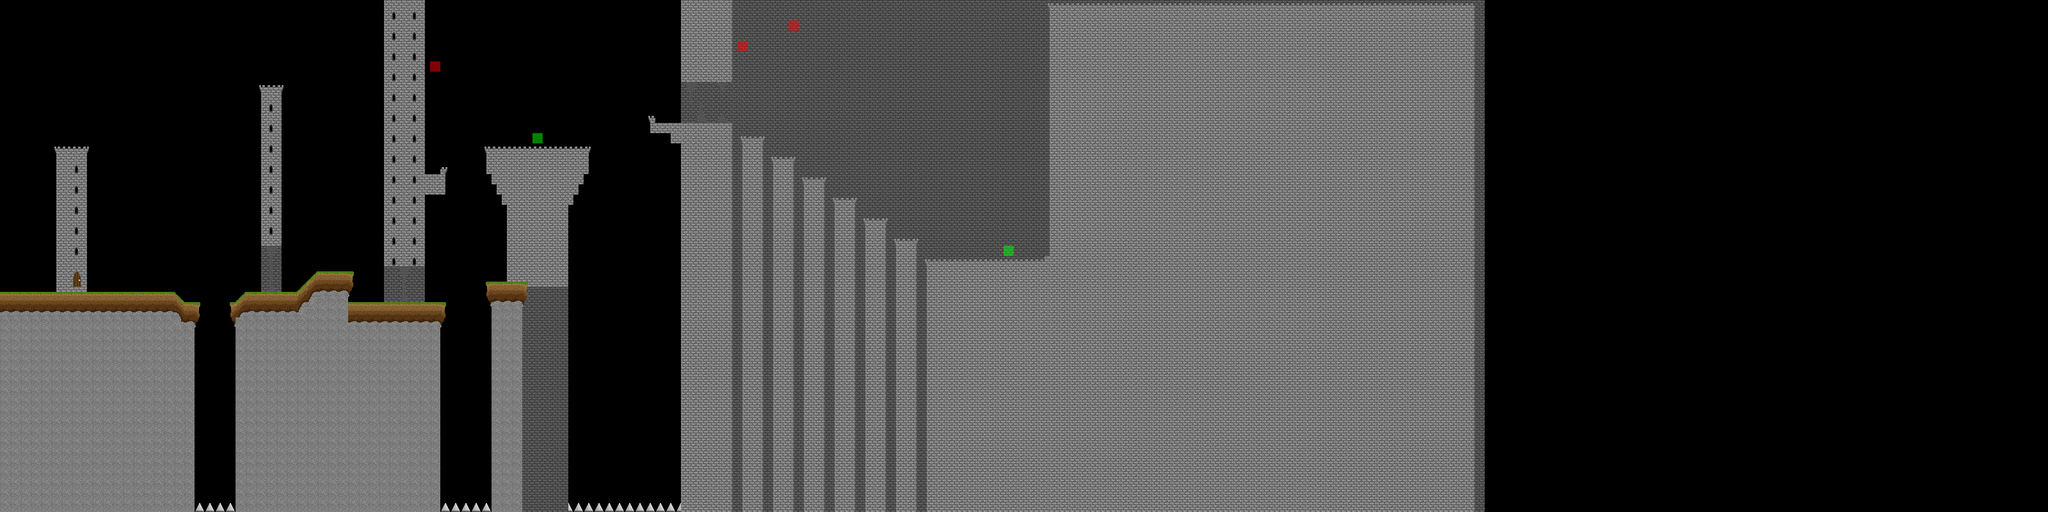

The image is a tile-based game level rendered from a .tmx file. Its description and source (layers, tilesets, objects; grid data summarised) follow:
An orthogonal 200x50 tile map with 16x16 px tiles, 7 tile layers (Pinchos, Cahtishos frente, SIELO, Estalagmitas, ...), 2 tilesets and 62 objects (43x GROUND, 15x WALL, 4x DANGER).

<map version="1.2" tiledversion="1.2.5" orientation="orthogonal" renderorder="right-down" width="200" height="50" tilewidth="16" tileheight="16" infinite="0" nextlayerid="8" nextobjectid="1">
 <tileset firstgid="1" name="Textures homemade" tilewidth="16" tileheight="16" tilecount="100" columns="10">
  <image source="../textures/Tileset que no es basura or so I hope.png" width="160" height="160" />
  <tile id="1">
   <objectgroup draworder="index">
    <object id="1" type="GROUND" x="8" y="15" width="8" height="1" />
    <object id="2" type="GROUND" x="9" y="14" width="7" height="1" />
    <object id="4" type="GROUND" x="10" y="13" width="6" height="1" />
    <object id="5" type="GROUND" x="11" y="12" width="5" height="1" />
    <object id="6" type="GROUND" x="13" y="10" width="3" height="2" />
    <object id="7" type="GROUND" x="14" y="9" width="2" height="1" />
    <object id="8" type="GROUND" x="15" y="8" width="1" height="1" />
   </objectgroup>
  </tile>
  <tile id="2">
   <objectgroup draworder="index">
    <object id="1" type="GROUND" x="0" y="8" width="16" height="16.6364" />
   </objectgroup>
  </tile>
  <tile id="3">
   <objectgroup draworder="index">
    <object id="1" type="GROUND" x="0" y="15" width="8" height="1" />
    <object id="2" type="GROUND" x="0" y="14" width="7" height="1" />
    <object id="3" type="GROUND" x="0" y="13" width="6" height="1" />
    <object id="4" type="GROUND" x="0" y="12" width="5" height="1" />
    <object id="5" type="GROUND" x="0" y="10" width="3" height="2" />
    <object id="6" type="GROUND" x="0" y="9" width="2" height="1" />
    <object id="7" type="GROUND" x="0" y="8" width="1" height="1" />
   </objectgroup>
  </tile>
  <tile id="10">
   <objectgroup draworder="index">
    <object id="1" type="GROUND" x="8" y="8" width="8" height="4" />
    <object id="2" type="WALL" x="7" y="9" width="3" height="7" />
   </objectgroup>
  </tile>
  <tile id="11">
   <objectgroup draworder="index">
    <object id="8" type="GROUND" x="0" y="7" width="8" height="1" />
    <object id="9" type="GROUND" x="1" y="6" width="7" height="1" />
    <object id="10" type="GROUND" x="2" y="5" width="6" height="1" />
    <object id="11" type="GROUND" x="3" y="4" width="5" height="1" />
    <object id="12" type="GROUND" x="5" y="2" width="3" height="2" />
    <object id="13" type="GROUND" x="6" y="1" width="2" height="1" />
    <object id="14" type="GROUND" x="7" y="0" width="1" height="1" />
    <object id="15" type="GROUND" x="0" y="7" width="8" height="1" />
    <object id="16" type="GROUND" x="1" y="6" width="7" height="1" />
    <object id="17" type="GROUND" x="2" y="5" width="6" height="1" />
    <object id="18" type="GROUND" x="3" y="4" width="5" height="1" />
    <object id="19" type="GROUND" x="5" y="2" width="3" height="2" />
    <object id="20" type="GROUND" x="6" y="1" width="2" height="1" />
    <object id="21" type="GROUND" x="7" y="0" width="1" height="1" />
   </objectgroup>
  </tile>
  <tile id="13">
   <objectgroup draworder="index">
    <object id="10" type="GROUND" x="8" y="7" width="8" height="1" />
    <object id="11" type="GROUND" x="8" y="6" width="7" height="1" />
    <object id="12" type="GROUND" x="8" y="5" width="6" height="1" />
    <object id="13" type="GROUND" x="8" y="4" width="5" height="1" />
    <object id="14" type="GROUND" x="8" y="2" width="3" height="2" />
    <object id="15" type="GROUND" x="8" y="1" width="2" height="1" />
    </objectgroup>
  </tile>
  <tile id="14">
   <objectgroup draworder="index">
    <!-- 24 objects omitted --></objectgroup>
  </tile>
  <tile id="20">
   <objectgroup draworder="index">
    <!-- 22 objects omitted --></objectgroup>
  </tile>
  <tile id="24">
   <objectgroup draworder="index">
    <!-- 21 objects omitted --></objectgroup>
  </tile>
  <tile id="30">
   <objectgroup draworder="index">
    <!-- 20 objects omitted --></objectgroup>
  </tile>
  <tile id="32">
   <objectgroup draworder="index">
    <!-- 18 objects omitted --></objectgroup>
  </tile>
  <tile id="34">
   <objectgroup draworder="index">
    <!-- 16 objects omitted --></objectgroup>
  </tile>
  <tile id="35">
   <objectgroup draworder="index">
    <!-- 14 objects omitted --></objectgroup>
  </tile>
  <tile id="37">
   <objectgroup draworder="index">
    <!-- 13 objects omitted --></objectgroup>
  </tile>
  <tile id="38">
   <objectgroup draworder="index">
    <!-- 12 objects omitted --></objectgroup>
  </tile>
  <tile id="40">
   <objectgroup draworder="index">
    <!-- 11 objects omitted --></objectgroup>
  </tile>
  <tile id="50">
   <objectgroup draworder="index">
    <!-- 10 objects omitted --></objectgroup>
  </tile>
  <tile id="52">
   <objectgroup draworder="index">
    <!-- 8 objects omitted --></objectgroup>
  </tile>
  <tile id="60">
   <objectgroup draworder="index">
    <!-- 6 objects omitted --></objectgroup>
  </tile>
  <tile id="61">
   <objectgroup draworder="index">
    <!-- 5 objects omitted --></objectgroup>
  </tile>
  <tile id="62">
   <objectgroup draworder="index">
    <!-- 3 objects omitted --></objectgroup>
  </tile>
  <tile id="70">
   <objectgroup draworder="index">
    <!-- 2 objects omitted --></objectgroup>
  </tile>
 </tileset>
 <tileset firstgid="101" name="Enemies" tilewidth="16" tileheight="16" tilecount="2" columns="2">
  <image source="../textures/Pathfind.png" width="32" height="16" />
  <tile id="0">
   <properties>
    <property name="type" value="enemy" />
   </properties>
  </tile>
  <tile id="1">
   <properties>
    <property name="type" value="enemy" />
   </properties>
  </tile>
 </tileset>
 <layer id="6" name="Pinchos" width="200" height="50">
  <properties>
   <property name="Enemies" value="0" />
   <property name="Navigation" value="0" />
   <property name="NoDraw" value="0" />
   <property name="bats" value="0" />
  </properties>
  <data>[10000 cells, 105 non-empty, 1 distinct tile ids]</data>
 </layer>
 <layer id="2" name="Cahtishos frente" width="200" height="50">
  <properties>
   <property name="Enemies" value="0" />
   <property name="Navigation" value="0" />
   <property name="NoDraw" value="0" />
   <property name="bats" value="0" />
  </properties>
  <data>[10000 cells, 4501 non-empty, 12 distinct tile ids]</data>
 </layer>
 <layer id="7" name="SIELO" width="200" height="50">
  <properties>
   <property name="Enemies" value="0" />
   <property name="Navigation" value="0" />
   <property name="NoDraw" value="0" />
   <property name="bats" value="0" />
  </properties>
  <data>[10000 cells, 0 non-empty, 0 distinct tile ids]</data>
 </layer>
 <layer id="3" name="Estalagmitas" width="200" height="50">
  <properties>
   <property name="Enemies" value="0" />
   <property name="Navigation" value="0" />
   <property name="NoDraw" value="0" />
   <property name="bats" value="0" />
  </properties>
  <data>[10000 cells, 15 non-empty, 9 distinct tile ids]</data>
 </layer>
 <layer id="1" name="Terrain" width="200" height="50">
  <properties>
   <property name="Enemies" value="0" />
   <property name="Navigation" value="0" />
   <property name="NoDraw" value="0" />
   <property name="bats" value="0" />
  </properties>
  <data>[10000 cells, 3966 non-empty, 24 distinct tile ids]</data>
 </layer>
 <layer id="4" name="Bats" width="200" height="50">
  <properties>
   <property name="Enemies" value="0" />
   <property name="Navigation" value="0" />
   <property name="NoDraw" value="1" />
   <property name="bats" value="1" />
  </properties>
  <data>[10000 cells, 3 non-empty, 1 distinct tile ids]</data>
 </layer>
 <layer id="5" name="Enemies" width="200" height="50">
  <properties>
   <property name="Enemies" value="1" />
   <property name="Navigation" value="0" />
   <property name="NoDraw" value="1" />
   <property name="bats" value="0" />
  </properties>
  <data>[10000 cells, 2 non-empty, 1 distinct tile ids]</data>
 </layer>
</map>
<!-- 25 of 62 objects omitted -->